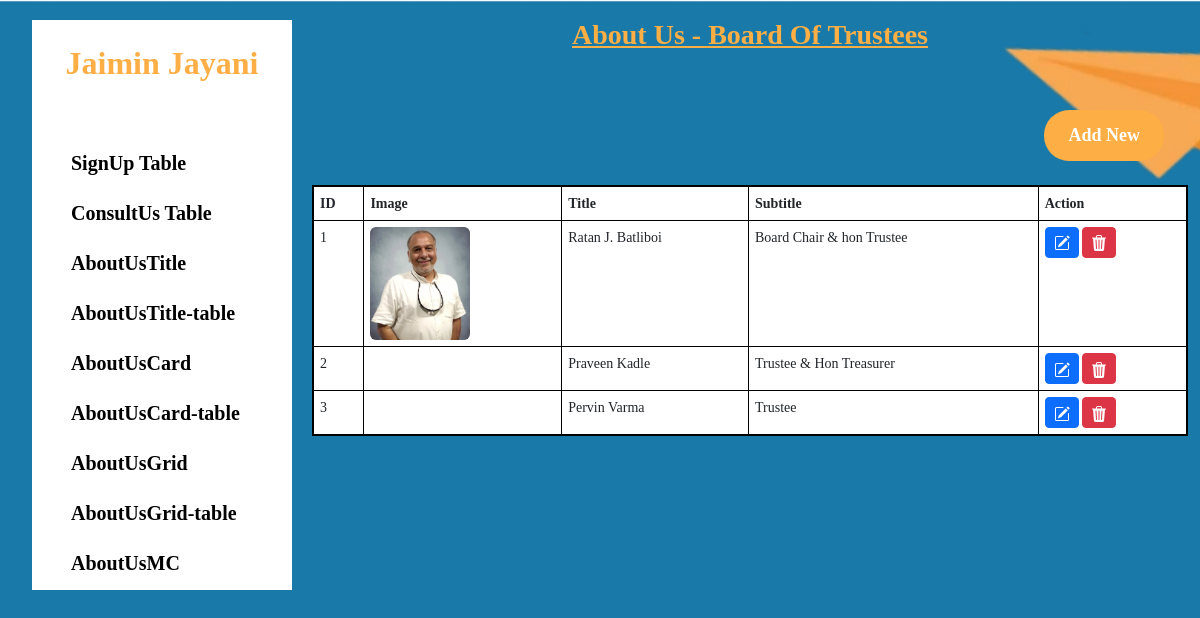
The app's page /admin/AboutBOT-table.php (signed in) with its own data.
### tables this page shows
CREATE TABLE `user` (
  `id` int(255) NOT NULL,
  `name` varchar(255) NOT NULL,
  `email` varchar(255) NOT NULL,
  `password` varchar(255) NOT NULL
);

CREATE TABLE `aboutusbot` (
  `id` int(255) NOT NULL,
  `image1` varchar(255) NOT NULL,
  `title1` varchar(255) NOT NULL,
  `subtitle` varchar(255) NOT NULL
);

### admin/AboutBOT-table.php (the view, shortened to what this page needs)
<?php
include 'include/header.php';
include 'include/conn.php';
$id = $image1 = $title1 = $subtitle = "";
$edit = false;
?>
<div class="wrapper">
    <div class="container-fluid">
        <div class="row">
            <div class="col-xl-3 col-lg-4 col-md-4">
                <div class="menu">
                    <?php include 'include/sidebar.php'; ?>
                </div>
            </div>
            <div class="col-xl-9 col-lg-8 col-md-8">
                <div class="row mt-2">
                    <div class="col-md-12">
                        <h1 class="title mb-4"><u><?php echo $edit ? "Edit About Us - Board Of Trustees" : "About Us - Board Of Trustees"; ?></u></h1>
                    </div>
                </div>
                <div class="row p-4">
                    <div class="col-md-12">
                        <button class="mybtn"><a href="AboutBOT-form.php" style="text-decoration: none; float: right;"><span>Add New</span></a></button>
                    </div>
                </div>
                <?php if ($edit): ?>
                    <div class="card">
                        <div class="card-header" style="background-color: #fdae44; font-size: 20px;"><b>Edit About us Board Of Trustees</b></div>
                        <div class="card-body">
                            <form method="post" enctype="multipart/form-data">
                                <input type="hidden" name="id" value="<?php echo $id; ?>">
                                <div class="form-group">
                                    <label>Current Image:</label><br>
                                    <img src="pic/<?php echo $image1; ?>" alt="Current Image" width="100px" class="rounded border">
                                </div>
                                <div class="form-group">
                                    <label>Upload New Image:</label>
                                    <input type="file" name="new_image" class="form-control">
                                </div>
                                <div class="form-group">
                                    <label>Title:</label>
                                    <input type="text" name="title1" value="<?php echo $title1; ?>" class="form-control" required>
                                </div>
                                <div class="form-group">
                                    <label>Subtitle:</label>
                                    <textarea name="subtitle" class="form-control" required><?php echo $subtitle; ?></textarea>
                                </div>
                                <button type="submit" name="update" class="mybtnn"><span>Update</span></button>
                                <button class="cancelbtn"><a href="AboutBOT-table.php" style="text-decoration: none;"><span>Cancel</span></a></button>
                            </form>
                        </div>
                    </div>
                <?php else: ?>
                    <div class="row">
                        <div class="col-lg-12">
                            <div class="table-responsive">
                                <?php
                                $sql = "SELECT id, image1, title1, subtitle FROM aboutusbot";
                                $result = $conn->query($sql);
                                if ($result->num_rows > 0) {
                                    echo '<table class="table table-bordered table-hover">
                                        <thead class="thead-dark">
                                            <tr>
                                                <th>ID</th>
                                                <th>Image</th>
                                                <th>Title</th>
                                                <th>Subtitle</th>
                                                <th>Action</th>
                                            </tr>
                                        </thead>
                                        <tbody>';
                                    while ($row = $result->fetch_assoc()) {
                                        echo "<tr>
                                            <td>{$row['id']}</td>
                                            <td><img src='pic/{$row['image1']}' alt='' width='100px' class='rounded'></td>
                                            <td>{$row['title1']}</td>
                                            <td>{$row['subtitle']}</td>
                                            <td>
                                                <form method='post'>
                                                    <input type='hidden' name='id' value='{$row['id']}'>
                                                    <input type='hidden' name='image1' value='{$row['image1']}'>
                                                    <input type='hidden' name='title1' value='{$row['title1']}'>
                                                    <input type='hidden' name='subtitle' value='{$row['subtitle']}'>
                                                    <button type='submit' name='edit' class='btn btn-primary btn-sm'>
                                                    </button>
                                                    <button type='submit' name='delete' class='btn btn-danger btn-sm' onclick='return confirm(\"Are you sure?\")'>
                                                    </button>
                                                </form>
                                            </td>
                                        </tr>";
                                    }
                                    echo '</tbody></table>';
                                } else {
                                    echo '<div class="alert alert-warning">No records found!</div>';
                                }
                                ?>
                            </div>
                        </div>
                    </div>
                <?php endif; ?>
            </div>
        </div>
    </div>
</div>
<?php include 'include/footer.php'; ?>

### admin/include/sidebar.php (shortened to what this page needs)
<?php include 'conn.php' ?>
<?php
   $email = $_SESSION['adminemail'];
   $sql1 = "SELECT name FROM user WHERE email = ?";
   $stmt = $conn->prepare($sql1);
   $stmt->bind_param("s",
    $email);
   $stmt->execute();
   $result = $stmt->get_result();
   ?>
<nav class="sidebar " style="background-color: white;" id="sidebar">
  <div class="p-4">
    <h2 class="text-center" style="font-weight: bold; color: #fdae44">
    <?php
      if ($row = $result->fetch_assoc()) {
        echo ($row["name"]);
    }
    ?>
    </h2>
  </div>
  <div class="p-4">
    <ul class="nav flex-column">
      <li class="nav-item">
        <a class="nav-link" href="Signup.php">SignUp Table</a>
      </li>
      <li class="nav-item">
        <a class="nav-link " href="ConsultUs.php">ConsultUs Table</a>
      </li>
      <li class="nav-item">
        <a class="nav-link " href="AboutTitle-form.php">AboutUsTitle</a>
      </li>
      <li class="nav-item">
        <a class="nav-link " href="AboutTitle-table.php">AboutUsTitle-table</a>
      </li>
      <li class="nav-item">
        <a class="nav-link " href="AboutCard-form.php">AboutUsCard</a>
      </li>
      <li class="nav-item">
        <a class="nav-link " href="AboutCard-table.php">AboutUsCard-table</a>
      </li>
      <li class="nav-item">
        <a class="nav-link " href="AboutGrid-form.php">AboutUsGrid</a>
      </li>
      <li class="nav-item">
        <a class="nav-link " href="AboutGrid-table.php">AboutUsGrid-table</a>
      </li>
      <li class="nav-item">
        <a class="nav-link " href="AboutMC-form.php">AboutUsMC</a>
      </li>
      <li class="nav-item">
        <a class="nav-link " href="AboutMC-table.php">AboutUsMC-table</a>
      </li>
    </ul>
  </div>
</nav>

### admin/mainstyle.css (style rules this page uses)
.background { font-family: 'Playfair Display SC', serif; background-image: url('Images/background.jpg'); background-size: cover; background-position: center; background-repeat: no-repeat; background-attachment: fixed; }
.mybtn { position: relative; background-color: #fdae44; color: white; font-weight: bold; font-size: 18px; padding: 12px 24px; float: right; border: none; border-radius: 25px; cursor: pointer; text-decoration: none; overflow: hidden; transition: color 0.3s ease-in-out; }
.mybtn::before { content: ""; position: absolute; top: 0; left: 0; width: 100%; height: 100%; background-color: black; transform: scaleX(0); transform-origin: left; transition: transform 0.7s ease-in-out; z-index: 0; }
.mybtn span { position: relative; z-index: 1; color: white; }
.sidebar { width: 260px; height: 570px; overflow-y: auto; }
.menu { display: block; width: 100%; padding: 20px; }
.menu ul { padding: 0; margin: 0; list-style-type: none; }
.menu ul li a { display: block; font-size: 20px; color: #000; font-weight: bold; padding: 10px 15px; text-decoration: none; }
.title { text-align: center; color: #fdae44; display: block; font-size: 28px; font-weight: 700; padding: 10px 15px; }
.table { border: 2px solid #000; }
.table tr th, .table tr td { font-size: 14px; padding: 6px 6px; }

### records on screen
user: name "Jaimin Jayani"
aboutusbot: id "1", image1 (picture), title1 "Ratan J. Batliboi", subtitle "Board Chair & hon Trustee"
aboutusbot: id "2", title1 "Praveen Kadle", subtitle "Trustee & Hon Treasurer"
aboutusbot: id "3", title1 "Pervin Varma", subtitle "Trustee"
